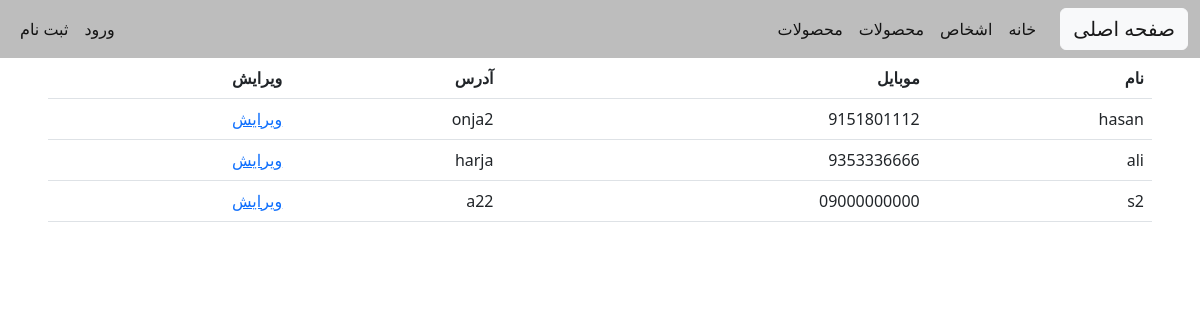
/account/persons/, run on the app's committed database.
### account/models.py (models this page shows, shortened)
class Person(models.Model):
    name = models.CharField(max_length=128)
    phone = models.CharField(null=True , blank=True , default='09000000000', max_length=11)
    address = models.CharField(max_length=256 , null=True , blank=True)

### account/views.py (the view)
# urls.py: path('persons/',PersonListView.as_view(), name='persons'),
class PersonListView(View):
    def get(self, request):
        persons = Person.objects.all()
        return render(
            request,'account/pesrons.html' ,{'persons':persons}
        )

### account/templates/account/pesrons.html
{% extends 'base.html' %}
{% block content %}
<table class="table">
    <thead>
        <tr>
            <th scope="col">نام</th>
            <th scope="col">موبایل</th>
            <th scope="col">آدرس</th>
            <th scope="col">ویرایش</th>
        </tr>
    </thead>
    <tbody>
        {% for person in persons %}
      <tr>
        <td>{{person.name}}</td>
        <td>{{person.phone}}</td>
        <td>{{person.address}}</td>
        <td><a href="{% url 'account:person_update' person.id %}">ویرایش</a></td>
      </tr>
      {% endfor %}
    </tbody>
  </table>
{% endblock content %}

### data on the page
Person: name "hasan", phone "9151801112", address "onja2"
Person: name "ali", phone "9353336666", address "harja"
Person: name "s2", phone "09000000000", address "a22"
